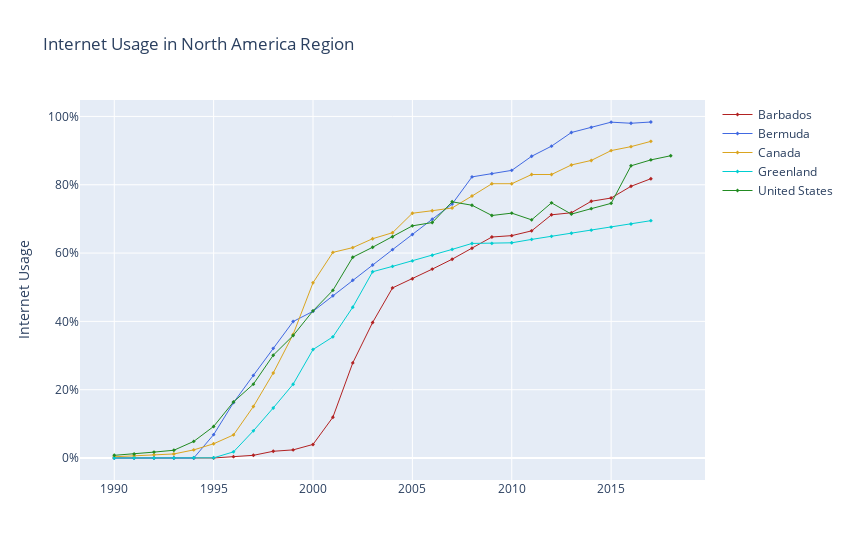

Notebook code cell kept with this figure:
### Code cell
# list of top 5 North America Region countries with high internet use
lst6 = list(top5_NorthAmerica.entity)
# Filtering table for countries in the list above
five_group6 = all_table[all_table['entity'].isin(lst6)]
# pivot table with countries as variables
five_group6 = five_group6.pivot_table('internet_usage', 'year', 'entity')

# Plotting 
# Function to make a line plot
def add_region(region, color):
    fig.add_trace(go.Scatter(x=five_group6.index, y=five_group6[region],
                             mode="lines+markers",
                             marker= dict(
                                 symbol="diamond", size=3
                             ),
                            name=region, connectgaps=True,
                            line=dict(color=color, width=1)))
# Use function to make line plot for each country
fig = go.Figure()
add_region('Barbados', 'firebrick')
add_region('Bermuda', 'royalblue')
add_region('Canada', 'goldenrod')
add_region('Greenland', 'darkturquoise')
add_region('United States', 'forestgreen')
fig.update_layout(title='Internet Usage in North America Region ', width=850,
                  yaxis_title = 'Internet Usage',
                  yaxis = dict(
                      tickvals = [0, 20, 40, 60, 80, 100],
                      ticktext = ['0%', '20%', '40%', '60%', '80%', '100%']
                  )
                  )

### Figure 1 — Plotly figure (JSON) as saved in the notebook; plotly's stock layout.template omitted (floating-point values rounded to 4 significant figures)
{"data": [{"connectgaps": true, "line": {"color": "firebrick", "width": 1}, "marker": {"size": 3, "symbol": "diamond"}, "mode": "lines+markers", "name": "Barbados", "type": "scatter", "x": [1990, 1991, 1992, 1993, 1994, 1995, 1996, 1997, 1998, 1999, 2000, 2001, 2002, 2003, 2004, 2005, 2006, 2007, 2008, 2009, 2010, 2011, 2012, 2013, 2014, 2015, 2016, 2017, 2018], "y": [0, 0, 0, 0, 0, 0.007752, 0.3895, 0.7834, 1.97, 2.376, 3.974, 11.94, 27.84, 39.69, 49.8, 52.5, 55.3, 58.2, 61.4, 64.7, 65.1, 66.5, 71.2, 71.8, 75.16, 76.11, 79.55, 81.76, null]}, {"connectgaps": true, "line": {"color": "royalblue", "width": 1}, "marker": {"size": 3, "symbol": "diamond"}, "mode": "lines+markers", "name": "Bermuda", "type": "scatter", "x": [1990, 1991, 1992, 1993, 1994, 1995, 1996, 1997, 1998, 1999, 2000, 2001, 2002, 2003, 2004, 2005, 2006, 2007, 2008, 2009, 2010, 2011, 2012, 2013, 2014, 2015, 2016, 2017, 2018], "y": [0, 0, 0, 0, 0, 6.838, 16.2, 24.19, 32.1, 39.95, 42.95, 47.51, 52.03, 56.52, 60.99, 65.45, 69.9, 74.35, 82.3, 83.25, 84.21, 88.34, 91.3, 95.3, 96.8, 98.32, 98, 98.37, null]}, {"connectgaps": true, "line": {"color": "goldenrod", "width": 1}, "marker": {"size": 3, "symbol": "diamond"}, "mode": "lines+markers", "name": "Canada", "type": "scatter", "x": [1990, 1991, 1992, 1993, 1994, 1995, 1996, 1997, 1998, 1999, 2000, 2001, 2002, 2003, 2004, 2005, 2006, 2007, 2008, 2009, 2010, 2011, 2012, 2013, 2014, 2015, 2016, 2017, 2018], "y": [0.361, 0.5704, 0.916, 1.185, 2.379, 4.164, 6.76, 15.07, 24.9, 36.19, 51.3, 60.2, 61.59, 64.2, 65.96, 71.66, 72.4, 73.2, 76.7, 80.3, 80.3, 83, 83, 85.8, 87.12, 90, 91.16, 92.7, null]}, {"connectgaps": true, "line": {"color": "darkturquoise", "width": 1}, "marker": {"size": 3, "symbol": "diamond"}, "mode": "lines+markers", "name": "Greenland", "type": "scatter", "x": [1990, 1991, 1992, 1993, 1994, 1995, 1996, 1997, 1998, 1999, 2000, 2001, 2002, 2003, 2004, 2005, 2006, 2007, 2008, 2009, 2010, 2011, 2012, 2013, 2014, 2015, 2016, 2017, 2018], "y": [0, 0, 0, 0, 0.06471, 0.05394, 1.797, 7.955, 14.65, 21.6, 31.75, 35.46, 44.15, 54.53, 56.1, 57.7, 59.36, 61.07, 62.82, 62.83, 63, 64, 64.9, 65.8, 66.7, 67.6, 68.5, 69.48, null]}, {"connectgaps": true, "line": {"color": "forestgreen", "width": 1}, "marker": {"size": 3, "symbol": "diamond"}, "mode": "lines+markers", "name": "United States", "type": "scatter", "x": [1990, 1991, 1992, 1993, 1994, 1995, 1996, 1997, 1998, 1999, 2000, 2001, 2002, 2003, 2004, 2005, 2006, 2007, 2008, 2009, 2010, 2011, 2012, 2013, 2014, 2015, 2016, 2017, 2018], "y": [0.7847, 1.163, 1.724, 2.272, 4.863, 9.237, 16.42, 21.62, 30.09, 35.85, 43.08, 49.08, 58.79, 61.7, 64.76, 67.97, 68.93, 75, 74, 71, 71.69, 69.73, 74.7, 71.4, 73, 74.55, 85.54, 87.27, 88.5]}], "layout": {"title": {"text": "Internet Usage in North America Region "}, "width": 850, "yaxis": {"ticktext": ["0%", "20%", "40%", "60%", "80%", "100%"], "tickvals": [0, 20, 40, 60, 80, 100], "title": {"text": "Internet Usage"}}}}
